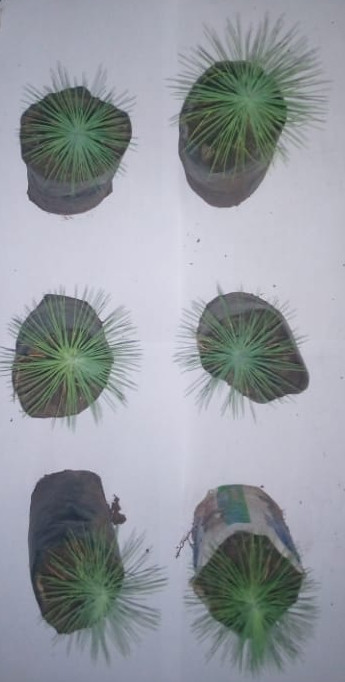
#> input picture app/boot/imgs/trees-1.jpg, 345 x 682 px, found by its file name
$ python remove_background.py
#> lines starting #> are read from the running program, lines starting #| are printed output that depends on the picture; after the words box and inside, x2 and y2 are one past the last pixel; in counts of white or black regions, pixels touching at a corner belong together
import cv2
import numpy as np
# image = cv2.imread('boot/Rst/1.jpeg')
# image = cv2.imread('boot/imgs/4.jpeg')
image = cv2.imread('boot/imgs/trees-1.jpg')
#> image is the input picture: shape (682, 345, 3); mean B, G, R 159.4, 153, 148.2

# Fill the black background with white color
# cv2.floodFill(image, None, seedPoint=(0, 0), newVal=(0, 0, 0), loDiff=(2, 2, 2), upDiff=(2, 2, 2))  # Not working!

hsv_img = cv2.cvtColor(image, cv2.COLOR_BGR2HSV)  # rgb to hsv color space
#> hsv_img: shape (682, 345, 3); mean H, S, V 104.6, 26.8, 162.5

s_ch = hsv_img[:, :, 1]  # Get the saturation channel
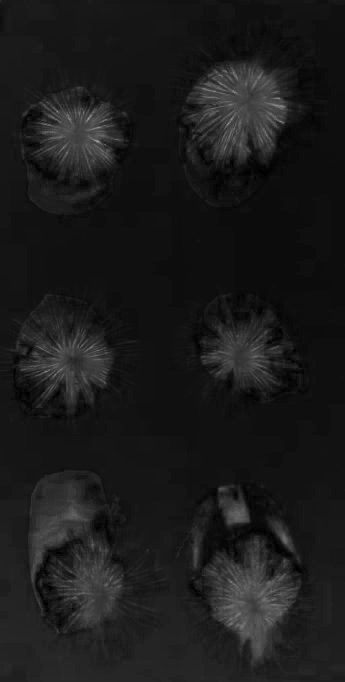
#> s_ch: shape (682, 345); min 0, max 165, mean 26.8

threshold = cv2.threshold(s_ch, 5, 255, cv2.THRESH_BINARY)[1]  # Apply threshold - pixels above 5 are going to be 255, other are zeros.
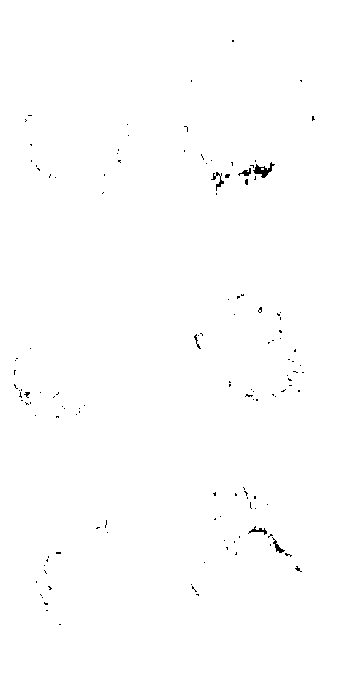
#> threshold: shape (682, 345); 99.6% white; black in thin lines or dots, all inside (x1, y1, x2, y2) = (14, 40, 315, 625)
thesh = cv2.morphologyEx(threshold, cv2.MORPH_OPEN, cv2.getStructuringElement(cv2.MORPH_ELLIPSE, (7, 7)))  # Apply opening morphological operation for removing artifacts.
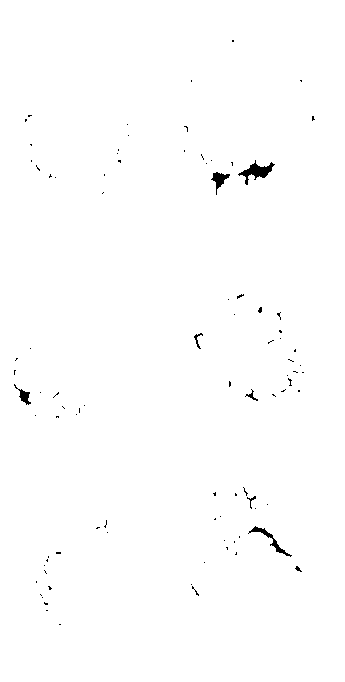
#> thesh: shape (682, 345); 99.4% white; 92 black regions (84 under 20 px), largest, box (x1, y1, x2, y2) and area: (238, 160, 275, 185) 323, (248, 526, 292, 557) 203, (211, 172, 230, 195) 166

cv2.floodFill(thesh, None, seedPoint=(0, 0), newVal=128, loDiff=1, upDiff=1)  # Fill the background in thesh with the value 128 (pixel in the foreground stays 0.

image[thesh == 128] = (0, 0, 0)  # Set all the pixels where thesh=128 to red.
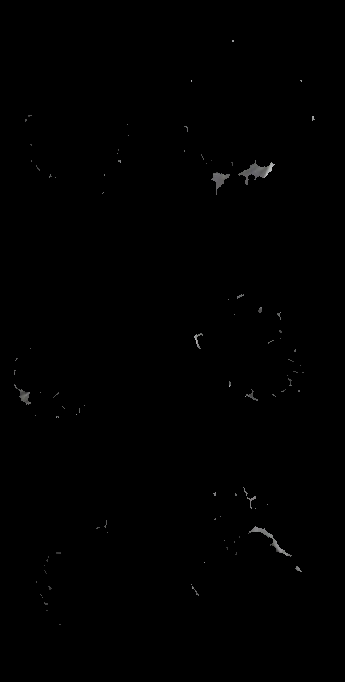
#> image: shape (682, 345, 3); mean B, G, R 0.6, 0.6, 0.6

RGB_again = cv2.cvtColor(image, cv2.COLOR_BGR2RGB)
gray = cv2.cvtColor(RGB_again, cv2.COLOR_RGB2GRAY)

ret, threshold = cv2.threshold(gray, 255, 255, 255)

contours, hierarchy =  cv2.findContours(threshold, cv2.RETR_TREE, cv2.CHAIN_APPROX_SIMPLE)
#> contours = []
cv2.drawContours(image, contours, -1, (0, 5, 255), 5)

print(len(contours))
#| 0

cv2.imwrite('tulips_red_bg.jpg', image)  # Save the output image.
